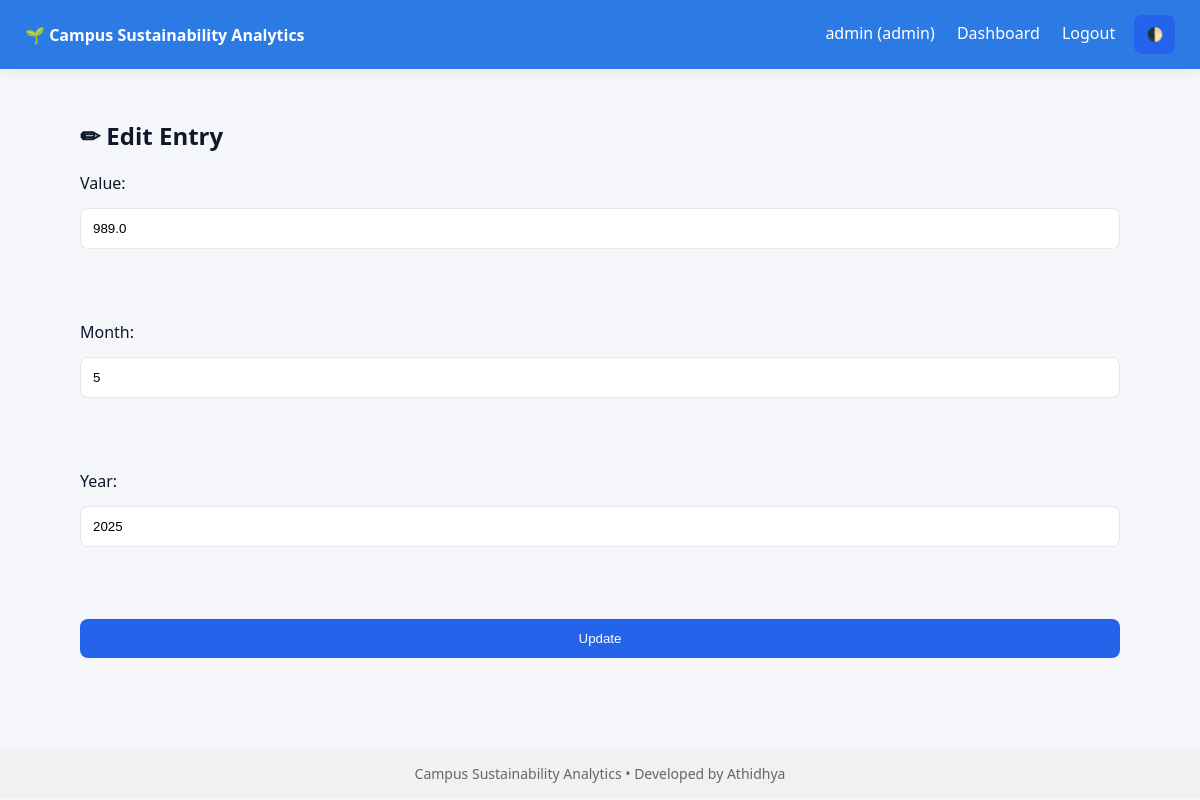
The page /data/edit_entry/energy_data/290 (signed in) on the database its author committed.
### tables this page shows
CREATE TABLE energy_data (
        id INTEGER PRIMARY KEY AUTOINCREMENT,
        value REAL NOT NULL,
        month INTEGER NOT NULL CHECK(month BETWEEN 1 AND 12),
        year INTEGER NOT NULL,
        entered_by INTEGER,
        created_at TIMESTAMP DEFAULT CURRENT_TIMESTAMP,
        FOREIGN KEY (entered_by) REFERENCES users(id) ON DELETE SET NULL
    );

### dataentry.py (the view, shortened to what this page needs)
@dataentry_bp.route("/edit_entry/<table>/<int:id>", methods=["GET", "POST"])
def edit_entry(table, id):
    if "user_id" not in session:
        return redirect(url_for("login"))
    if table not in ALLOWED_TABLES:
        return "Invalid table ❌"
    conn = get_connection()
    cursor = conn.cursor()
    cursor.execute(f"SELECT * FROM {table} WHERE id=?", (id,))
    entry = cursor.fetchone()
    conn.close()
    return render_template(
        "edit_entry.html",
        entry=entry,
        table=table
    )

### database.py (called while the page is built)
def get_connection():
    conn = sqlite3.connect(DB_NAME, timeout=10)
    conn.row_factory = sqlite3.Row
    conn.execute("PRAGMA foreign_keys = ON")
    return conn

### templates/edit_entry.html
{% extends "base.html" %}
{% block content %}
<h2>✏ Edit Entry</h2>
<form method="post">
    <label>Value:</label>
    <input type="number" step="0.01" name="value" value="{{ entry.value }}" required><br><br>
    <label>Month:</label>
    <input type="number" name="month" value="{{ entry.month }}" required><br><br>
    <label>Year:</label>
    <input type="number" name="year" value="{{ entry.year }}" required><br><br>
    <button type="submit">Update</button>
</form>
{% endblock %}

### static/style.css (style rules this page uses)
:root { --primary: #2563eb; --secondary: #16a34a; --bg: #f8fafc; --card: #ffffff; --text: #0f172a; --muted: #64748b; --danger: #dc2626; --radius: 12px; }
* { box-sizing: border-box; }
body { margin: 0; font-family: "Inter", system-ui, sans-serif; background: var(--bg); color: var(--text); }
form { display: grid; gap: 14px; }
input, select { padding: 12px; border-radius: 8px; border: 1px solid #e5e7eb; }
button { padding: 12px; border-radius: 8px; border: none; background: var(--primary); color: white; cursor: pointer; }

### templates/base.html (style rules this page uses)
body { font-family: 'Segoe UI', sans-serif; margin: 0; background: #f4f6f9; transition: background 0.3s, color 0.3s; }

### rows shown on the page
energy_data: value "989.0", month "5", year "2025"

### other values the page prints
{{ session.username }} "admin"
{{ session.role }} "admin"
